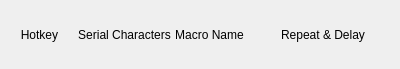
<?xml version="1.0" encoding="UTF-8"?>
<ui version="4.0">
 <class>macroswidget</class>
 <widget class="QWidget" name="macroswidget">
  <property name="geometry">
   <rect>
    <x>0</x>
    <y>0</y>
    <width>400</width>
    <height>69</height>
   </rect>
  </property>
  <property name="sizePolicy">
   <sizepolicy hsizetype="Minimum" vsizetype="Minimum">
    <horstretch>0</horstretch>
    <verstretch>0</verstretch>
   </sizepolicy>
  </property>
  <property name="windowTitle">
   <string>QuteSerial Macros</string>
  </property>
  <property name="windowIcon">
   <iconset>
    <normaloff>:/macro-edit.png</normaloff>:/macro-edit.png</iconset>
  </property>
  <layout class="QGridLayout" name="gridLayout">
   <property name="margin">
    <number>2</number>
   </property>
   <property name="spacing">
    <number>1</number>
   </property>
   <item row="0" column="2">
    <widget class="QLabel" name="label_2">
     <property name="text">
      <string>Macro Name</string>
     </property>
     <property name="alignment">
      <set>Qt::AlignCenter</set>
     </property>
    </widget>
   </item>
   <item row="0" column="1">
    <widget class="QLabel" name="label">
     <property name="text">
      <string>Serial Characters</string>
     </property>
     <property name="alignment">
      <set>Qt::AlignCenter</set>
     </property>
    </widget>
   </item>
   <item row="0" column="0">
    <widget class="QLabel" name="label_5">
     <property name="text">
      <string>Hotkey</string>
     </property>
     <property name="alignment">
      <set>Qt::AlignCenter</set>
     </property>
    </widget>
   </item>
   <item row="0" column="3" colspan="2">
    <widget class="QLabel" name="label_3">
     <property name="text">
      <string>Repeat &amp; Delay</string>
     </property>
     <property name="alignment">
      <set>Qt::AlignCenter</set>
     </property>
    </widget>
   </item>
  </layout>
 </widget>
 <resources/>
 <connections/>
</ui>
